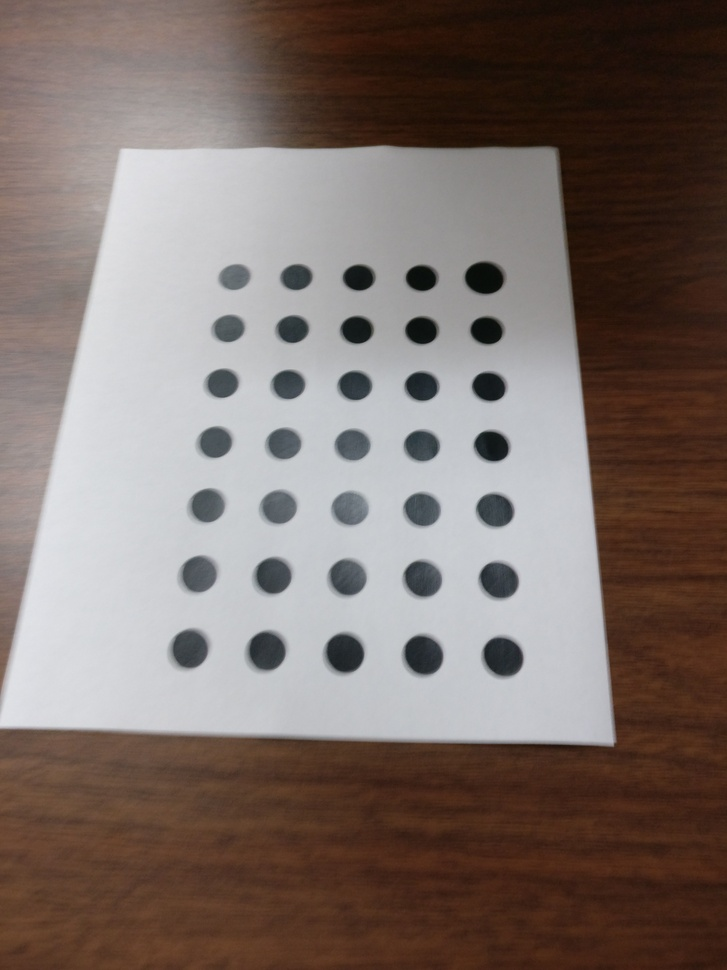
//> input picture temp/images/4.jpg, 727 x 970 px, shrunk from 3480 x 4640 before the run
$ ./calibrate   (built with g++ and OpenCV 4, older OpenCV classes emulated)
//> lines starting //> are read from the running program, lines starting //| are printed output that depends on the picture; after the words box and inside, x2 and y2 are one past the last pixel; in counts of white or black regions, pixels touching at a corner belong together
// OpenCV
#include <opencv2/highgui/highgui.hpp>
#include <opencv2/imgproc/imgproc.hpp>
#include <opencv2/features2d/features2d.hpp>
#include <opencv2/photo/photo.hpp>
#include <opencv2/opencv_modules.hpp>
#include <opencv2/core/core.hpp>
#include <opencv2/nonfree/features2d.hpp>
#include <opencv2/calib3d/calib3d.hpp>

// Standard Library
#include <iostream>
#include <string>
#include <vector>
#include <sstream>
#include <cmath>
#include <cstdio>
#include <cstdarg>

int main(void)
{
  // cv::Mat image_gray = cv::imread("4.jpg", CV_LOAD_IMAGE_COLOR);
  // cv::Mat image_gray = cv::imread("4.jpg", CV_LOAD_IMAGE_GRAYSCALE);
  cv::Mat image_gray = cv::imread("images/4.jpg", CV_LOAD_IMAGE_COLOR);
//> image_gray is the input picture: 970 rows x 727 cols, CV_8UC3; mean B, G, R 106.7, 112, 125
  // [4 lines of commented-out code are left out]
  image_gray = image_gray > 128;
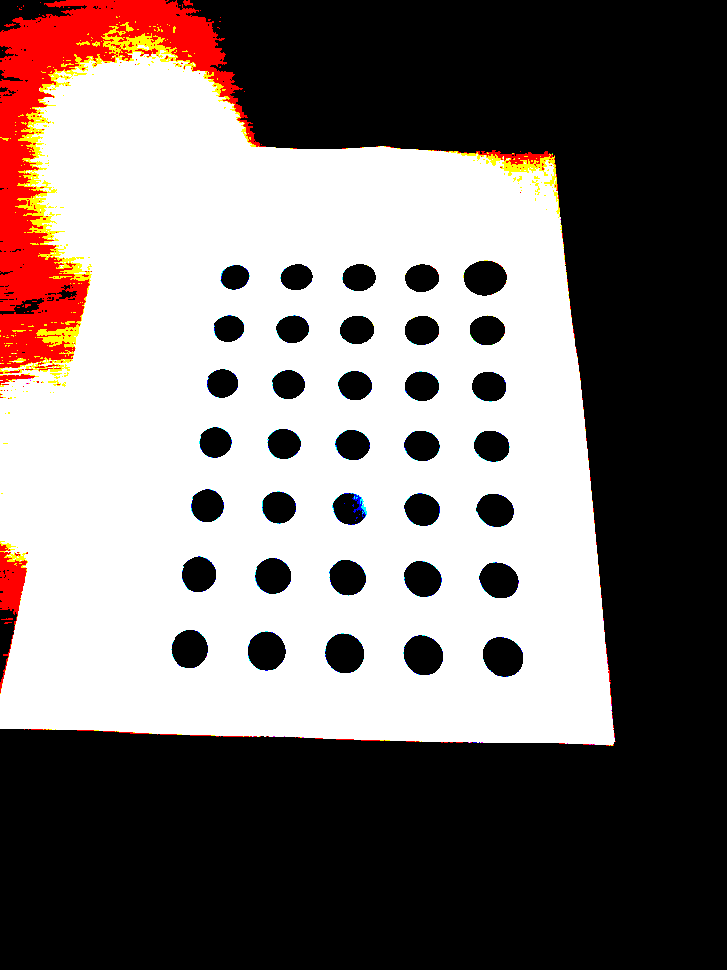
//> image_gray: 970 rows x 727 cols, CV_8UC3; mean B, G, R 112.5, 114.9, 124.6


  // [25 lines of commented-out code are left out]

  cv::namedWindow("window", cv::WINDOW_NORMAL);

#if 1
  // cv::Size pattern_size(5, 7);
  cv::Size pattern_size(7, 5);
  // cv::Size pattern_size(3,4);

  // cv::Size pattern_size(5,10);
  // cv::Size pattern_size(10,5);

  std::size_t max_area = image_gray.cols*image_gray.rows;
//> max_area = 705190
  std::cout << "AREA: " << image_gray.cols*image_gray.rows << std::endl;
//| AREA: 705190

  cv::SimpleBlobDetector::Params parameters;
  parameters.maxArea = max_area;
//> parameters.maxArea = 705190
  const cv::Ptr<cv::FeatureDetector> &blob_detector = new cv::SimpleBlobDetector(parameters);

  std::vector<cv::Point2f> centers;
  bool patternfound = cv::findCirclesGrid(image_gray, pattern_size, centers, cv::CALIB_CB_SYMMETRIC_GRID | cv::CALIB_CB_CLUSTERING, blob_detector);
//> centers = 35 Points (x, y), first 12: [189.3, 648.6], [198.4, 574], [206.9, 505.3], [214.9, 442], [221.9, 383], [228.4, 328.2], [234.6, 276.8], [266.1, 650.6], [272.6, 575.5], [278.5, 506.9], [283.6, 443.4], [288.1, 384.1]; patternfound = true

  std::cout << "Circles Found: " << patternfound << std::endl;
//| Circles Found: 1
  std::cout << centers.size() << std::endl;
//| 35
  for (std::size_t i = 0; i < centers.size(); i++)
  {
    std::cout << centers[i] << std::endl;
  }
//> this loop made 35 passes
//| [189.272, 648.614]
//| [198.417, 573.946]
//| [206.946, 505.264]
//| [214.952, 442.027]
//| [221.923, 382.972]
//| [228.424, 328.178]
//| [234.58, 276.831]
//| [266.142, 650.645]
//> (output is shown up to pass 8 of 35)

  cv::drawChessboardCorners(image_gray, pattern_size, cv::Mat(centers), patternfound);
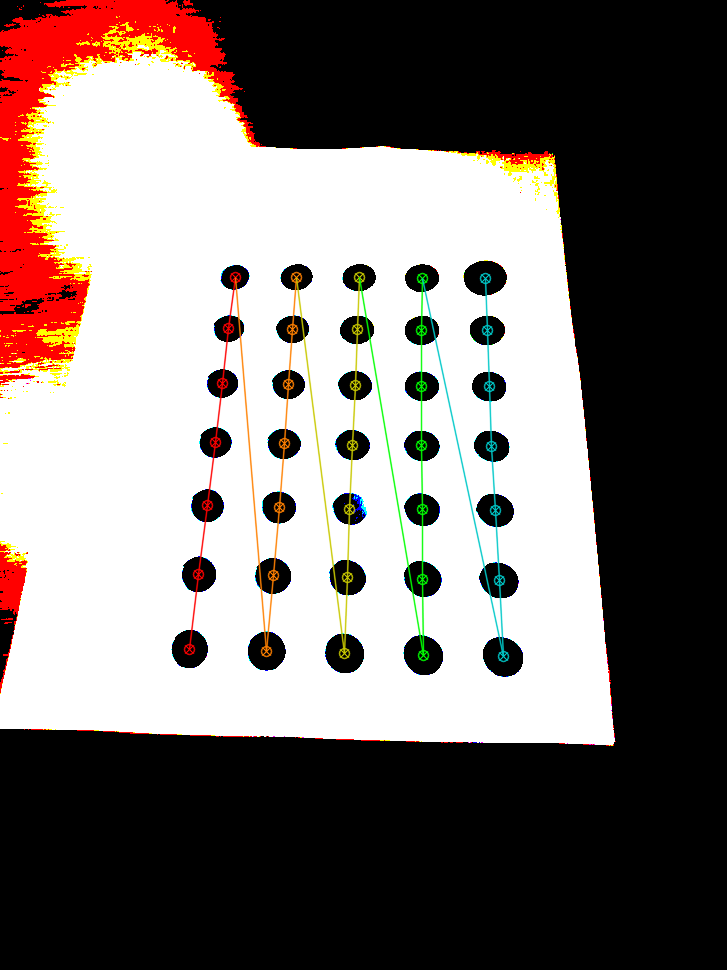
//> image_gray: 970 rows x 727 cols, CV_8UC3; 1.85% of pixels changed, all inside (x1, y1, x2, y2) = (183, 271, 510, 663)
#endif

  cv::imshow("window", image_gray);
  cv::waitKey(0);

  return 0;
}

$ run again, with temp/4.jpg copied over temp/images/4.jpg
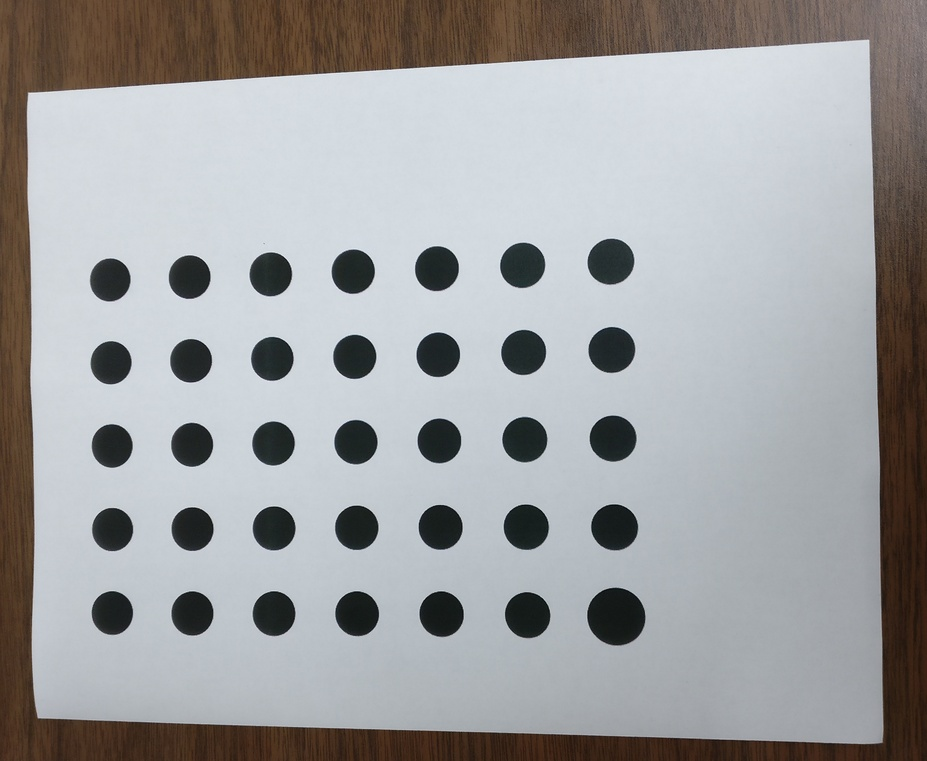
//> input picture temp/4.jpg, 927 x 761 px, shrunk from 2781 x 2283 before the run
//> image_gray is the input picture: 761 rows x 927 cols, CV_8UC3; mean B, G, R 161.1, 159.9, 159.3
//> `image_gray = image_gray > 128;`:
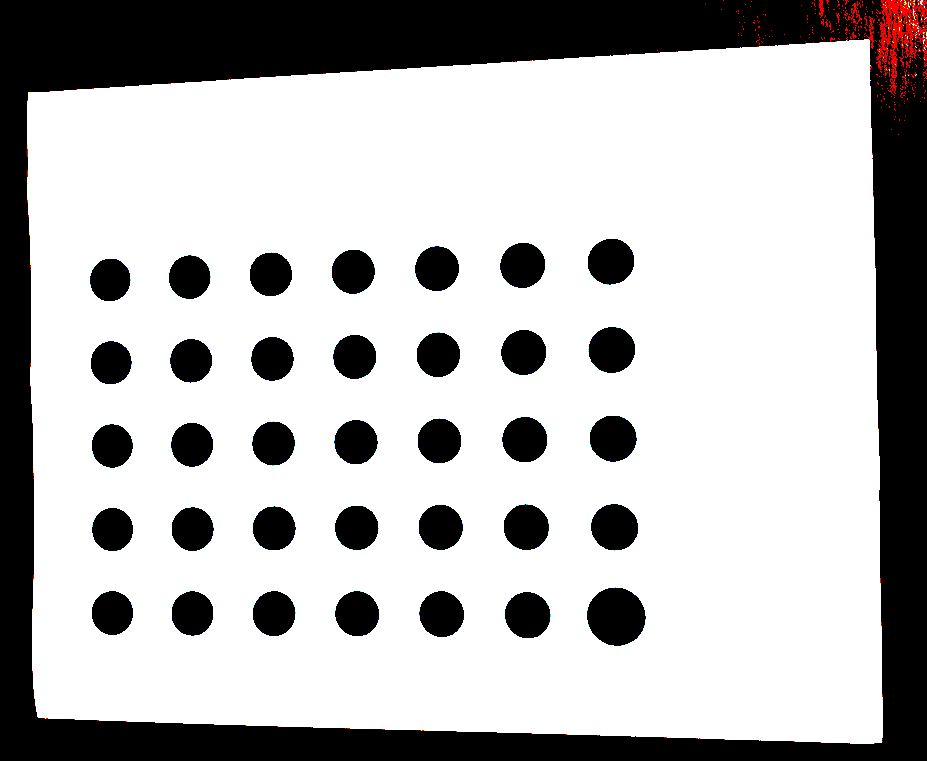
//> image_gray: 761 rows x 927 cols, CV_8UC3; mean B, G, R 184.1, 184.1, 185
//| AREA: 705447
//> centers = 35 Points (x, y), first 12: [615.9, 616.2], [527.2, 614.7], [441.2, 613.7], [356.7, 613.3], [273.6, 613.2], [192, 613], [111.9, 612.6], [614.1, 526.9], [525.8, 526.8], [440.2, 526.9], [356.2, 527.3], [273.6, 528]; patternfound = true
//| Circles Found: 1
//| 35
//> the loop `for (std::size_t i = 0; i < centers.size(); i++)` made 35 passes
//| [615.849, 616.183]
//| [527.163, 614.7]
//| [441.187, 613.741]
//| [356.712, 613.299]
//| [273.561, 613.186]
//> (output is shown up to pass 5 of 35)
//> `cv::drawChessboardCorners(image_gray, pattern_size, cv::Mat(centers), ..`:
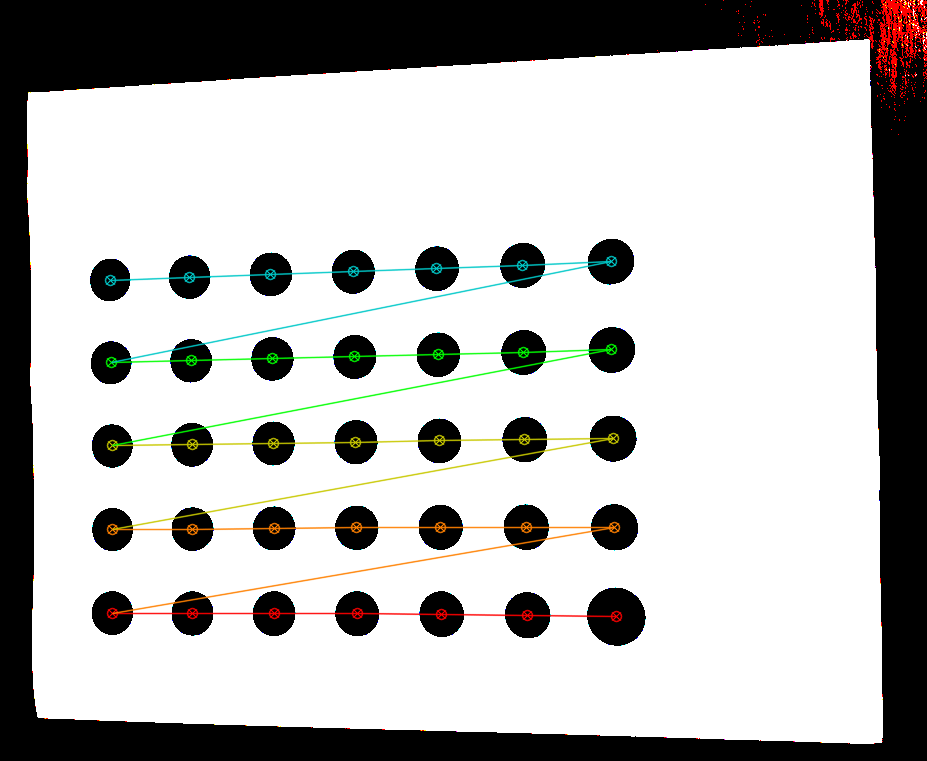
//> image_gray: 761 rows x 927 cols, CV_8UC3; 2.32% of pixels changed, all inside (x1, y1, x2, y2) = (104, 255, 623, 623)

$ run again, with industrial_calibration_libs/test/resources/mcircles_10x10/extrinsic/images/3.png saved as temp/images/4.jpg
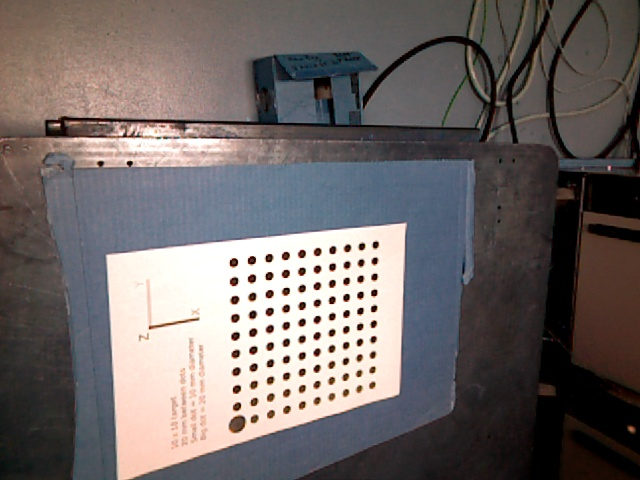
//> input picture industrial_calibration_libs/test/resources/mcircles_10x10/extrinsic/images/3.png, 640 x 480 px
//> image_gray is the input picture: 480 rows x 640 cols, CV_8UC3; mean B, G, R 103.2, 104.2, 111.3
//> `image_gray = image_gray > 128;`:
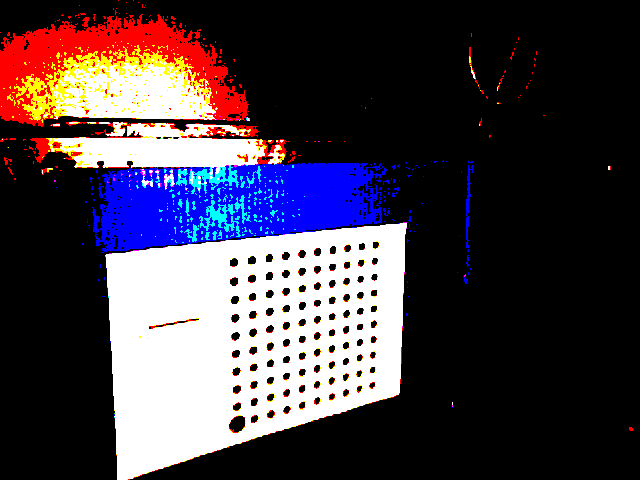
//> image_gray: 480 rows x 640 cols, CV_8UC3; mean B, G, R 71.6, 61.2, 70.3
//| AREA: 307200
//> centers = 35 Points (x, y), first 12: [373.4, 308.4], [373.2, 323.8], [373.1, 339.1], [372.4, 354.6], [372.4, 354.6], [372.1, 369.5], [371.8, 384.8], [359.9, 310.8], [359.5, 326.5], [359.4, 342.1], [345.6, 345.1], [345.4, 361.1]; patternfound = true
//| Circles Found: 1
//| 35
//> the loop `for (std::size_t i = 0; i < centers.size(); i++)` made 35 passes
//| [373.421, 308.451]
//| [373.223, 323.825]
//| [373.07, 339.09]
//| [372.41, 354.578]
//| [372.41, 354.578]
//> (output is shown up to pass 5 of 35)
//> `cv::drawChessboardCorners(image_gray, pattern_size, cv::Mat(centers), ..`:
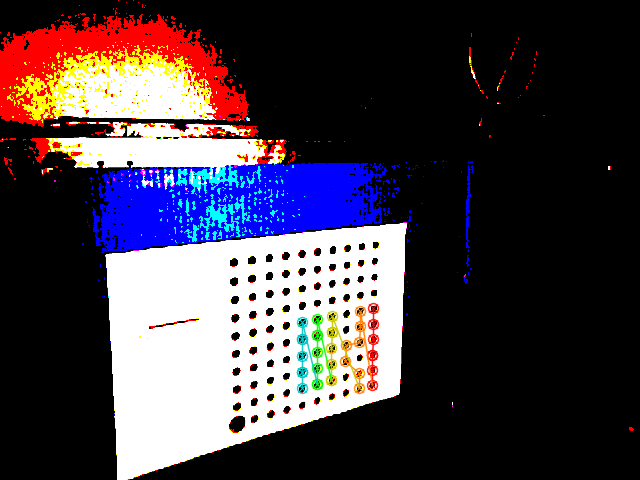
//> image_gray: 480 rows x 640 cols, CV_8UC3; 1.27% of pixels changed, all inside (x1, y1, x2, y2) = (296, 302, 380, 395)

$ run again, with temp/images/1.jpg copied over temp/images/4.jpg
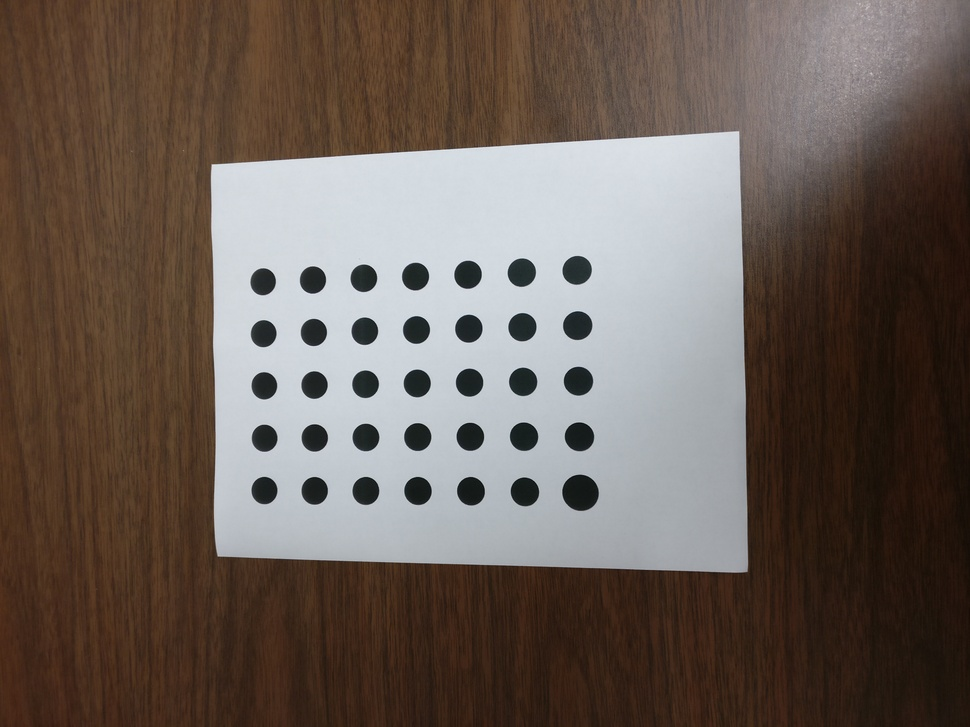
//> input picture temp/images/1.jpg, 970 x 727 px, shrunk from 4640 x 3480 before the run
//> image_gray is the input picture: 727 rows x 970 cols, CV_8UC3; mean B, G, R 87, 94.7, 106.9
//> `image_gray = image_gray > 128;`:
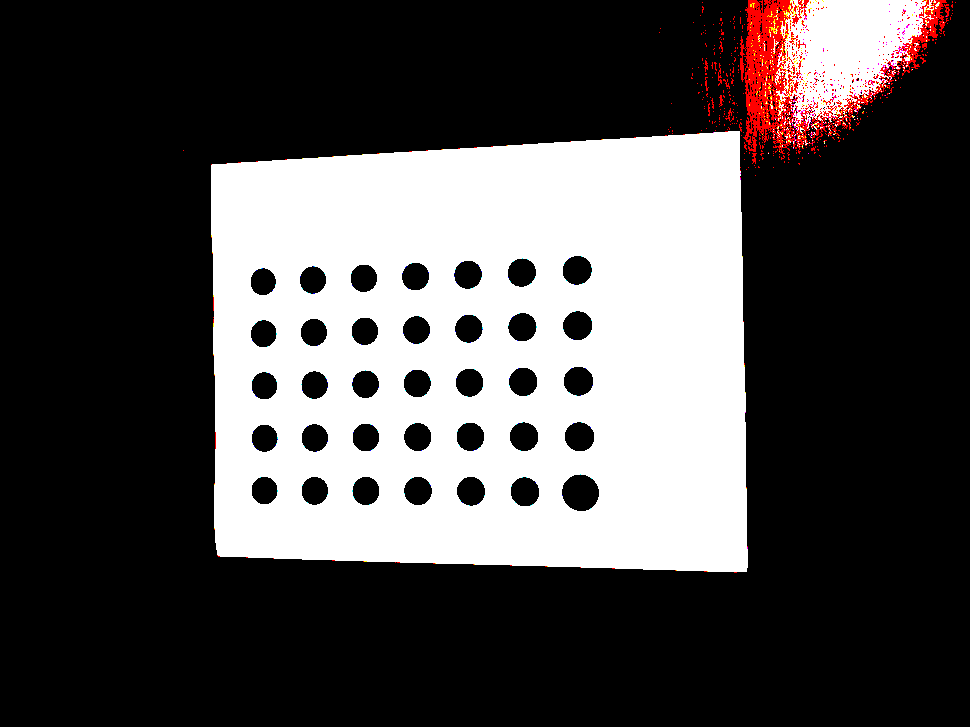
//> image_gray: 727 rows x 970 cols, CV_8UC3; mean B, G, R 76.7, 76.8, 80.1
//| AREA: 705190
//> centers = 35 Points (x, y), first 12: [580.1, 492.3], [524.5, 491.4], [470.5, 490.8], [417.5, 490.5], [365.5, 490.5], [314.3, 490.4], [264, 490], [579.1, 436.3], [523.6, 436.2], [469.9, 436.4], [417.3, 436.6], [365.4, 437]; patternfound = true
//| Circles Found: 1
//| 35
//> the loop `for (std::size_t i = 0; i < centers.size(); i++)` made 35 passes
//| [580.071, 492.33]
//| [524.492, 491.35]
//| [470.532, 490.812]
//| [417.51, 490.521]
//| [365.471, 490.485]
//> (output is shown up to pass 5 of 35)
//> `cv::drawChessboardCorners(image_gray, pattern_size, cv::Mat(centers), ..`:
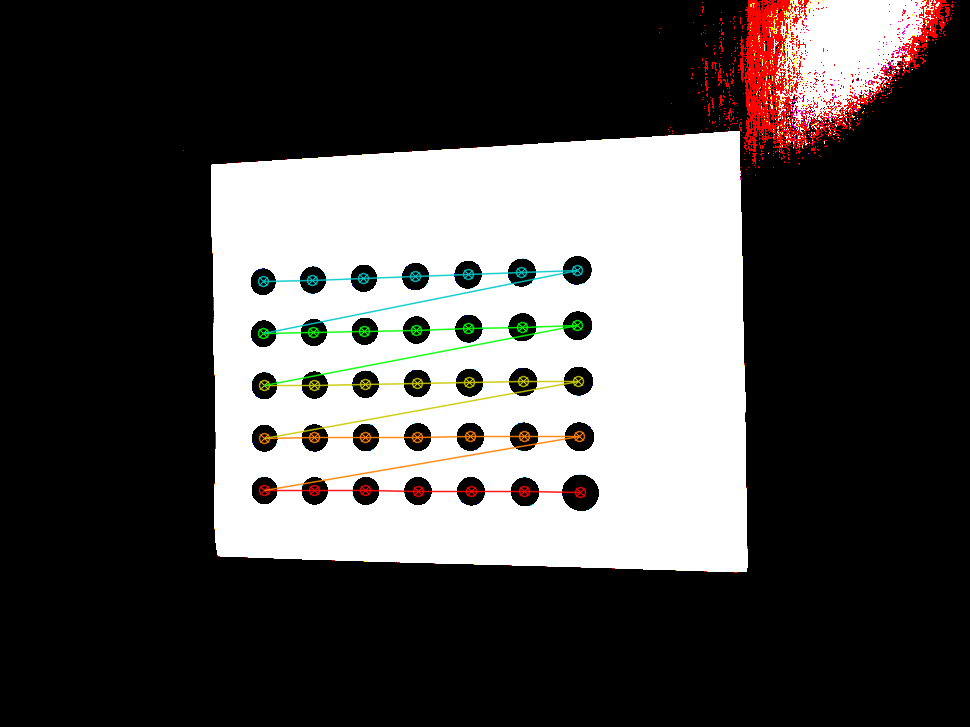
//> image_gray: 727 rows x 970 cols, CV_8UC3; 1.61% of pixels changed, all inside (x1, y1, x2, y2) = (257, 264, 587, 499)
